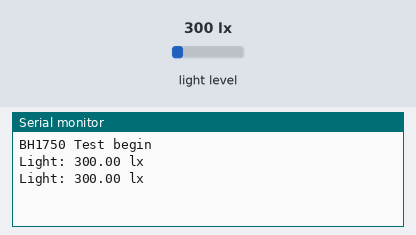
This sketch was run on a simulated Arduino Uno, built with avr-gcc and run on an emulated ATmega328P. Shown: the last lines printed to the serial monitor. The inputs (shaded band) are chosen by the test bench; at power-on: light level 300 lx.

Above: at 1.8 s.
1.9 s: light level set to 40 lx
At 2.7 s:
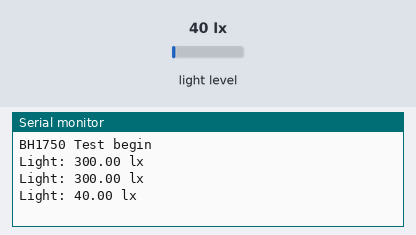
3.4 s: light level set to 500 lx
At 4.8 s:
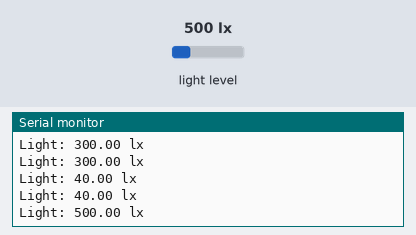
Timing chart, 0 to 6.4 s (numbered marks = the images above; inputs shaded):
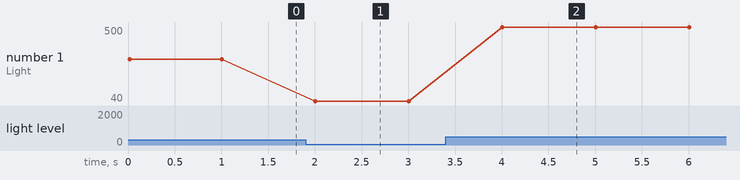

Measured:
- after the input at 1.9 s, the serial monitor: prints a new line after 0.10 s (image 1)
- after the input at 3.4 s, the serial monitor: prints a new line after 0.61 s (image 2)
- plotted number 1: 300 → 40 after the input at 1.9 s, 40 → 500 after the input at 3.4 s

The sketch:

BH1750.ino
```cpp
#include <BH1750.h>
#include <Wire.h>
//#include <PubSubClient.h>

BH1750 lightMeter;


void setup() {
  Serial.begin(9600);
  // Initialize
  Wire.begin();
  // On esp8266 you can select SDA and SCL pins using Wire.begin(D4, D3);
  // For Wemos / Lolin D1 Mini Pro and the Ambient Light shield use Wire.begin(D2, D1);

  lightMeter.begin();
  Serial.println(F("BH1750 Test begin"));
}

void loop() {
  float lux = lightMeter.readLightLevel();
  Serial.print("Light: ");
  Serial.print(lux);
  Serial.println(" lx");
  delay(1000);

}
```
